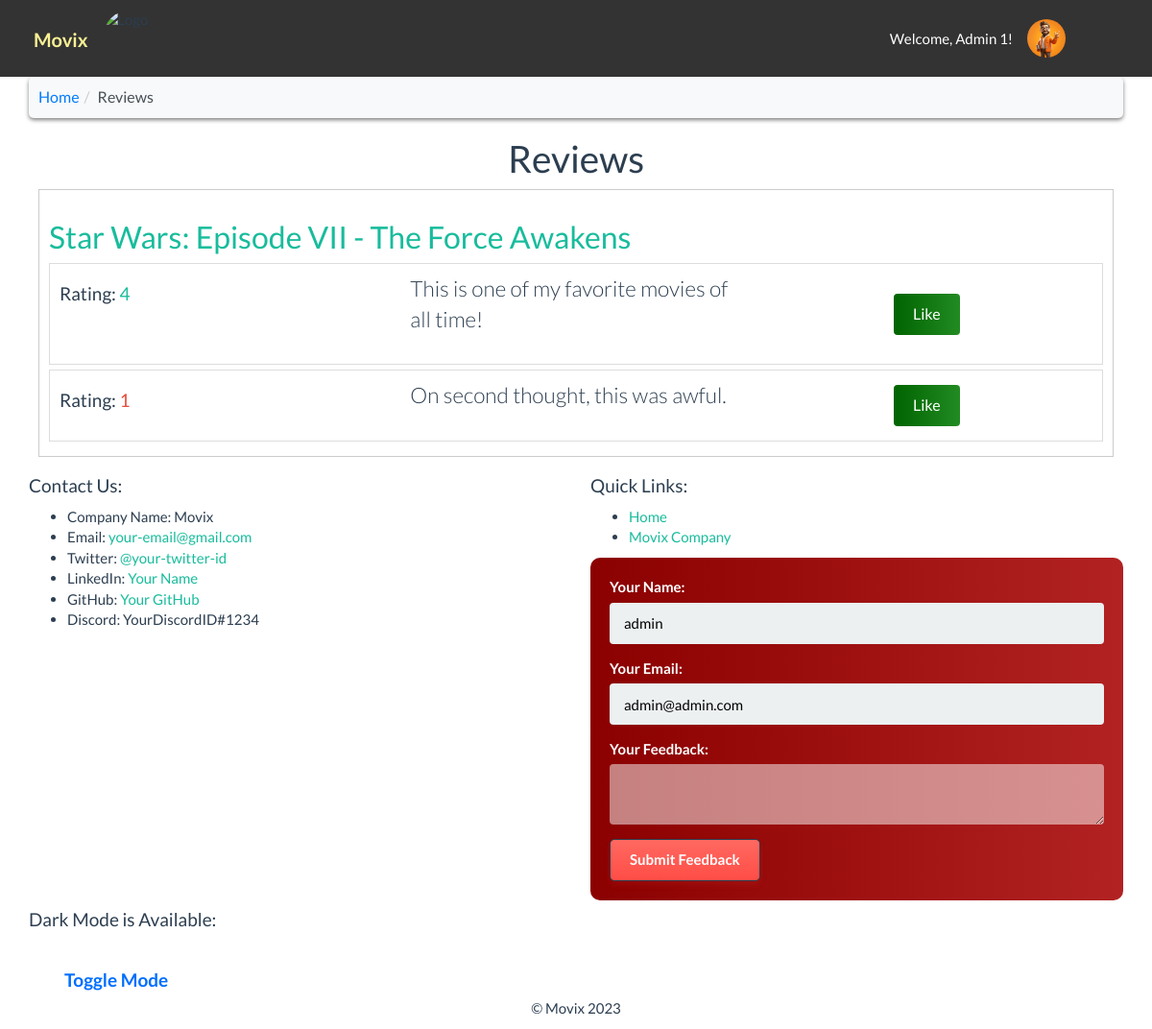
The app's page /reviews.php (signed in) with its own data.
### tables this page shows
CREATE TABLE `movies` (
  `movie_id` int(11) unsigned NOT NULL AUTO_INCREMENT,
  `movie_name` varchar(255) NOT NULL DEFAULT '',
  `movie_year` int(4) NOT NULL,
  `movie_rating` varchar(10) NOT NULL DEFAULT '',
  `movie_bio` varchar(255) DEFAULT NULL,
  `movie_img` varchar(200) NOT NULL,
  PRIMARY KEY (`movie_id`)
);

CREATE TABLE `reviews` (
  `review_id` int(11) unsigned NOT NULL AUTO_INCREMENT,
  `review_movie_id` int(11) unsigned NOT NULL,
  `review_user_id` int(11) unsigned NOT NULL,
  `review_rating` int(11) NOT NULL,
  `review_content` varchar(255) NOT NULL DEFAULT '',
  PRIMARY KEY (`review_id`),
  KEY `users_foreign_key` (`review_user_id`),
  KEY `movies_foreign_key` (`review_movie_id`),
  CONSTRAINT `movies_foreign_key` FOREIGN KEY (`review_movie_id`) REFERENCES `movies` (`movie_id`) ON DELETE CASCADE ON UPDATE CASCADE,
  CONSTRAINT `users_foreign_key` FOREIGN KEY (`review_user_id`) REFERENCES `users` (`user_id`) ON DELETE CASCADE ON UPDATE CASCADE
);

### reviews.php (the view, shortened to what this page needs)
<?php
require_once ('includes/header.php');
require_once ('includes/database.php');
$query_str = "SELECT * FROM movies";
$result = $conn->query($query_str);
?>
<div class="container wrapper">
    <ul class="breadcrumb">
        <li><a href="index.php">Home</a></li>
        <li class="active">Reviews</li>
    </ul>
    <h1 class="text-center">Reviews</h1>
    <?php
    while ($movie_row = $result->fetch_assoc()):
        $movie_id = $movie_row['movie_id'];
        $review_str = "SELECT * FROM reviews WHERE review_movie_id='$movie_id'";
        $review_result = $conn->query($review_str);
        $review_row = $review_result->fetch_assoc();
        if ($review_row) { ?>
            <div class="movie-box">
                <h2 class="movie-name">
                    <a href="moviedetails.php?id=<?= $movie_row['movie_id'] ?>">
                        <?= $movie_row['movie_name'] ?>
                    </a>
                </h2>
                <div class="reviews-container">
                    <?php
                    $review_result = $conn->query($review_str);
                    while ($review_row = $review_result->fetch_assoc()) :
                        ?>
                        <div class="review-box">
                            <div class="rating-column">
                                <h4>Rating: <span class="<?php
                                    if ($review_row['review_rating'] >= 4 ){
                                        echo 'text-success';
                                    } elseif ( $review_row['review_rating'] < 2 ) {
                                        echo 'text-danger';
                                    }
                                    ?>"><?= $review_row['review_rating'] ?></span></h4>
                            </div>
                            <div class="review-column">
                                <p class="lead"><?= $review_row['review_content'] ?></p>
                            </div>
                            <div class="like-column">
    <?php
    if (isset($_SESSION['login'])) {
        $review_id = $review_row['review_id'];
        $user_id = $_SESSION['id'];
        $check_like_query = "SELECT * FROM liked_reviews WHERE like_user_id = $user_id AND like_review_id = $review_id";
        $check_like_result = $conn->query($check_like_query);
        $is_liked = $check_like_result->num_rows > 0;
    ?>
    <button class="btn like-button <?= $is_liked ? 'liked' : 'not-liked' ?>"
            data-review-id="<?= $review_row['review_id'] ?>"
            onclick="likeReview(<?= $review_row['review_id'] ?>)">
        <?= $is_liked ? 'Liked' : 'Like' ?>
    </button>
    <?php
    }
    ?>
                            </div>
                        </div>
                    <?php endwhile ?>
                </div>
            </div>
        <?php } endwhile ?>
</div>
<?php
include ('includes/footer.php');
?>

### reviews.php (style rules this page uses)
.movie-box { border: 1px solid #ccc; padding: 10px; margin: 10px; transition: transform 0.3s ease-in-out, background-color 3s ease-in-out; }
.movie-name { margin-bottom: 10px; transition: color 0.3s ease-in-out; color: #eee; }
.reviews-container { display: flex; flex-direction: column; }
.review-box { display: flex; border: 1px solid #ddd; margin-bottom: 5px; transition: background-color 0.3s ease-in-out; }
.like-button { background-color: #4CAF50; color: white; border: none; padding: 5px 10px; text-align: center; text-decoration: none; display: inline-block; font-size: 12px; cursor: pointer; }
.rating-column, .like-column, .review-column { padding: 10px; flex: 1; }
.like-column { display: flex; align-items: center; justify-content: center; }
.like-button { color: white; border: none; padding: 10px 20px; text-decoration: none; display: inline-block; font-size: 16px; cursor: pointer; transition: background 0.3s ease-in-out; }
.like-button.not-liked { background: linear-gradient(to right, #006400, #228b22); }
.breadcrumb { background-color: #f8f9fa; padding: 10px; border-radius: 5px; margin-top: 20px; display: flex; align-items: center; box-shadow: 0 2px 4px rgba(0, 0, 0, 0.5); }
.breadcrumb li { list-style: none; display: inline; font-size: 16px; }
.breadcrumb a { text-decoration: none; color: #007bff; transition: color 0.3s ease-in-out; }
.breadcrumb .active { color: #495057; }

### records on screen
movies: movie_name "Star Wars: Episode VII - The Force Awakens"
reviews: review_rating "4", review_content "This is one of my favorite movies of all time!"
reviews: review_rating "1", review_content "On second thought, this was awful."

### other values on screen
$name "Admin 1"
